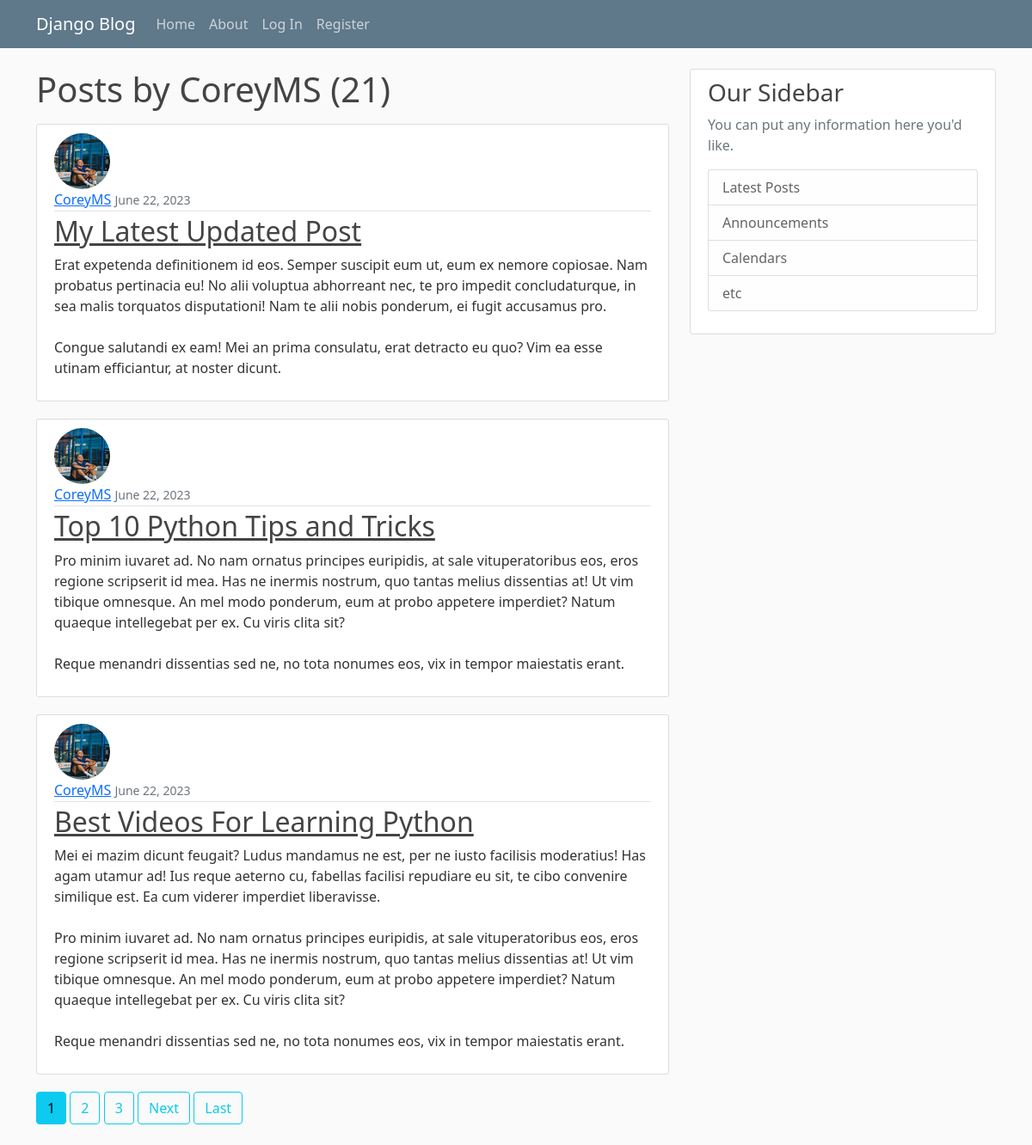
Page /user/CoreyMS/ on the committed database.
### blog/models.py (models this page shows, shortened)
class Post(models.Model):
    title = models.CharField(max_length=100)
    content = models.TextField()
    date_posted = models.DateTimeField(default=timezone.now)
    author = models.ForeignKey(User, on_delete=models.CASCADE)

### users/models.py (models this page shows, shortened)
class Profile(models.Model):
    user= models.OneToOneField(User, on_delete= models.CASCADE)
    image= models.ImageField(default='default.jpg', upload_to= 'profile_pics')

### blog/views.py (the view)
# urls.py: path('user/<str:username>/', UserPostListView.as_view(), name='user-posts'),
class UserPostListView(ListView):
    model = Post
    template_name = 'blog/user_posts.html'
    context_object_name = 'posts'
    paginate_by=3
    def get_queryset(self):
        user= get_object_or_404(User, username= self.kwargs.get('username'))
        return Post.objects.filter(author=user).order_by('-date_posted')

### blog/templates/blog/user_posts.html (shortened to what this page needs)
{% extends "blog/base.html" %} {% block content %}
<h1 class="mb-3">Posts by {{ view.kwargs.username }} ({{ page_obj.paginator.count }})</h1>
{% for post in posts %}
<article class="media content-section">
  <img
    class="rounded-circle article-img"
    src="{{ post.author.profile.image.url }}"
    alt=""
  />
  <div class="media-body">
    <div class="article-metadata">
      <a class="mr-2" href="{% url 'user-posts' post.author.username %}">{{ post.author }}</a>
      <small class="text-muted">{{ post.date_posted|date:"F d, Y" }}</small>
    </div>
    <h2>
      <a class="article-title" href="{% url 'post-detail' post.id %}"
        >{{ post.title }}</a
      >
    </h2>
    <p class="article-content">{{ post.content }}</p>
  </div>
</article>
{% endfor %}
{% if is_paginated %}
  {% for num in page_obj.paginator.page_range %}
    {%  if page_obj.number == num %}
      <a class="btn btn-info mb-4" href="?page={{ num }}">{{ num }}</a>
    {% elif num > page_obj.number|add:'-3' and num < page_obj.number|add:'3' %}
      <a class="btn btn-outline-info mb-4" href="?page={{ num }}">{{ num }}</a>
    {% endif %}
  {% endfor %}
  {% if page_obj.has_next %}
    <a class="btn btn-outline-info mb-4" href="?page={{ page_obj.next_page_number }}">Next</a>
    <a class="btn btn-outline-info mb-4" href="?page={{ page_obj.paginator.num_pages }}">Last</a>
  {% endif %}
{% endif %}
{% endblock content%}

### blog/static/blog/main_style.css (style rules this page uses)
body { background: #fafafa; color: #333333; margin-top: 5rem; }
h1, h2, h3, h4, h5, h6 { color: #444444; }
.content-section { background: #ffffff; padding: 10px 20px; border: 1px solid #dddddd; border-radius: 3px; margin-bottom: 20px; }
.article-title { color: #444444; }
.article-content { white-space: pre-line; }
.article-img { height: 65px; width: 65px; margin-right: 16px; }
.article-metadata { padding-bottom: 1px; margin-bottom: 4px; border-bottom: 1px solid #e3e3e3; }

### rows in the picture
Post: author.profile.image (picture), author "CoreyMS", date_posted "June 22, 2023", title "My Latest Updated Post", content "Erat expetenda definitionem id eos. Semper suscipit eum ut, eum ex nemore copiosae. Nam probatus pertinacia eu! No alii voluptua abhorreant nec, te pro impedit concludaturque, in sea malis torquatos disputationi! Nam te alii nobis ponderum, ei fugit accusamus pro. Congue salutandi ex eam! Mei an prima consulatu, erat detracto eu quo? Vim ea esse utinam efficiantur, at noster dicunt."
Post: author.profile.image (picture), author "CoreyMS", date_posted "June 22, 2023", title "Top 10 Python Tips and Tricks", content "Pro minim iuvaret ad. No nam ornatus principes euripidis, at sale vituperatoribus eos, eros regione scripserit id mea. Has ne inermis nostrum, quo tantas melius dissentias at! Ut vim tibique omnesque. An mel modo ponderum, eum at probo appetere imperdiet? Natum quaeque intellegebat per ex. Cu viris clita sit? Reque menandri dissentias sed ne, no tota nonumes eos, vix in tempor maiestatis erant."
Post: author.profile.image (picture), author "CoreyMS", date_posted "June 22, 2023", title "Best Videos For Learning Python", content "Mei ei mazim dicunt feugait? Ludus mandamus ne est, per ne iusto facilisis moderatius! Has agam utamur ad! Ius reque aeterno cu, fabellas facilisi repudiare eu sit, te cibo convenire similique est. Ea cum viderer imperdiet liberavisse. Pro minim iuvaret ad. No nam ornatus principes euripidis, at sale vituperatoribus eos, eros regione scripserit id mea. Has ne inermis nostrum, quo tantas melius dissentias at! Ut vim tibique omnesque. An mel modo ponderum, eum at probo appetere imperdiet? Natum quaeque intellegebat per ex. Cu viris clita sit? Reque menandri dissentias sed ne, no tota nonumes eos, vix in tempor maiestatis erant."

### other values in the picture
{{ view.kwargs.username }} "CoreyMS"
{{ page_obj.paginator.count }} "21"
{{ num }} "1"
{{ num }} "2" "3"
